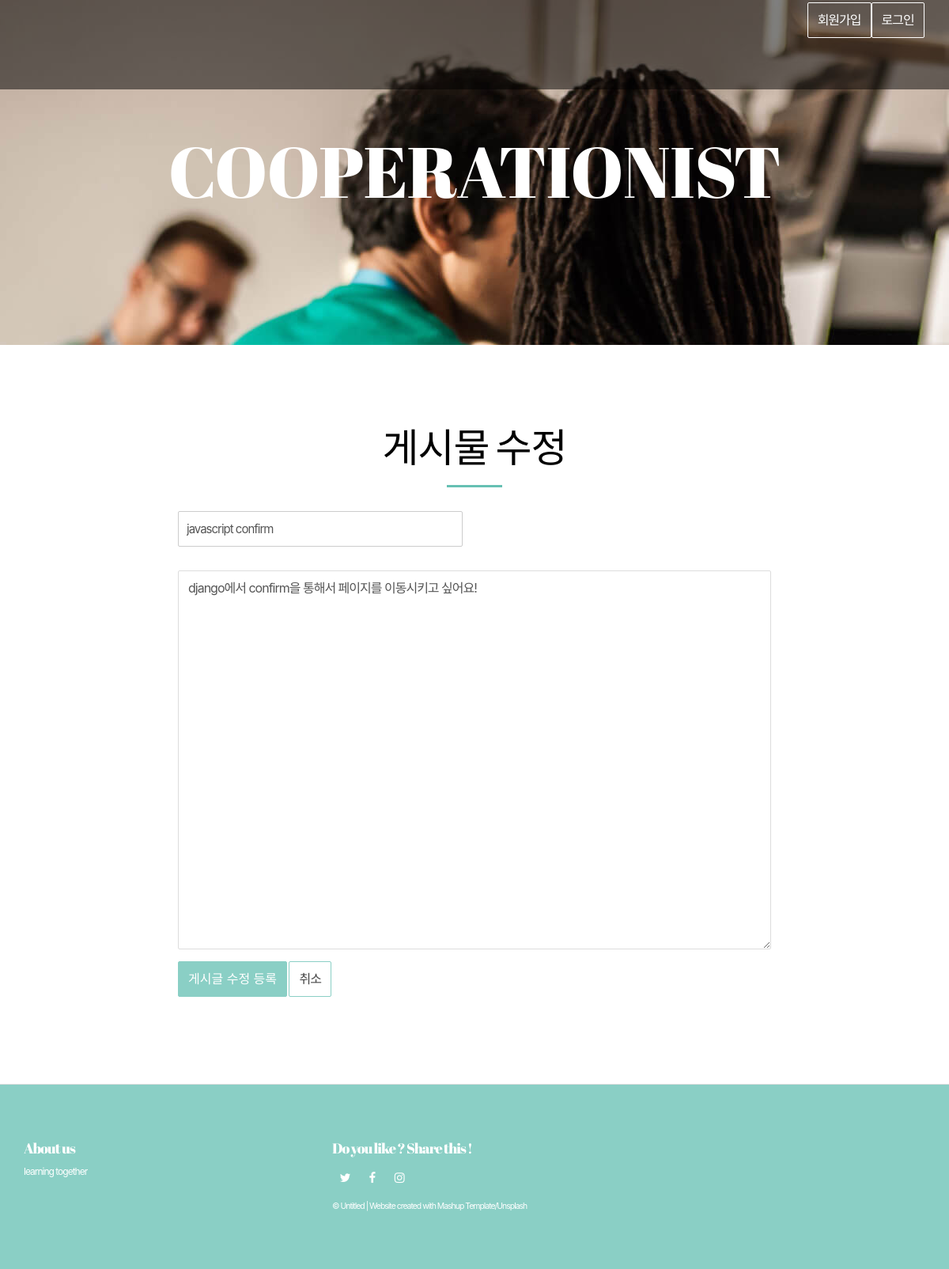
The page /myWriting/myArticle/updateList/?id=2 on the database its author committed.
### web01/models.py (models this page shows)
class Content(models.Model):
    objects = models.Manager()
    title = models.CharField(max_length=105)
    context = models.CharField(max_length=225)
    cnt = models.IntegerField(default=0)
    userId = models.ForeignKey(User, on_delete=models.CASCADE)

### web01/views.py (the view)
# urls.py: re_path(r'updateList/$', views.updateList, name="updateList"),
def updateList(request):
    get_id = request.GET['id']
    content = Content.objects.get(id = get_id)
    return render(request,"web01/update_form.html",{'content':content})

### web01/templates/web01/update_form.html (shortened to what this page needs)
{% extends 'web01/base.html' %}
{% block content %}
<div class="section-container" id="contact-section-container">
    <div class="container contact-form-container">
        <div class="row">
            <div class="col-xs-12 col-md-offset-2 col-md-8">
                <div class="section-container-spacer">
                    <h2 class="text-center">게시물 수정</h2>
                </div>
                <form action="{%url 'updateView' %}" method="POST"> {% csrf_token %}
                    <div>
                    <div class="row">
                        <div class="col-md-6">
                            <div class="form-group">
                                <input type="text" name="title" class="form-control" placeholder="글제목" value="{{content.title}}">
                            </div>
                        </div>
                    </div>
                    <div class="row">
                        <div class="col-md-6">
                        </div>
                    </div>
                    <div class="form-group">
                        <textarea class="form-control" rows="20" name="context" placeholder="Enter your message">{{content.context}}</textarea>
                    </div>
                    <button type="submit" class="btn btn-primary">게시글 수정 등록</button>
                    <a href="{% url 'viewList' %}" class="btn btn-default">취소</a>
                </div>
                </form>
            </div>
        </div>
    </div>
</div>
{% endblock %}

### static/css/common.css (style rules this page uses)
html, body, div, span, applet, object, iframe, h1, h2, h3, h4, h5, h6, p, blockquote, pre, a, abbr, acronym, address, big, cite, code, del, dfn, em, img, ins, kbd, q, s, samp, small, strike, strong, sub, sup, tt, var, b, u, i, center, dl, dt, dd, ol, ul, li, fieldset, form, label, legend,button, table, caption, tbody, tfoot, thead, tr, th, td, article, aside, canvas, details, embed, figure, figcaption, footer, header, hgroup, menu, nav, output, ruby, section, summary, time, mark, audio, video { margin:0; padding:0; }
h1, h2, h3, h4, h5, h6 { font-weight:normal; font-size:inherit; }
body { line-height:1; }
img, fieldset, a { border:none; }
input, select, textarea, button, form img, label { vertical-align:middle; }
a { text-decoration:none; }
a:link { color:#444; }
input[type=text] { -webkit-appearance:none; box-sizing:border-box; display:inline-block; height:45px; padding:0 10px; border:1px solid #ccc; background-color:#fff; line-height:normal; font-size:15px; }
textarea { -webkit-appearance:none; box-sizing:border-box; padding:10px; border:1px solid #ccc; font-size:15px; }
html { height:100%; }
body { height:100%; font-family:'Malgun Gothic','맑은 고딕',sans-serif; font-size:16px; letter-spacing:-1px; color:#444; white-space:normal; word-wrap:break-word; }
input, select, textarea { box-sizing:border-box; font-size:15px; font-family:'Malgun Gothic','맑은 고딕',sans-serif; letter-spacing:-1px; color:#444; -webkit-appearance:none; }
textarea { box-sizing:border-box; padding:10px; border:1px solid #ccc; }
input, textarea { -webkit-appearance:none; border-radius:0; }
* { -webkit-text-size-adjust:none; }

### web01/templates/web01/base.html (style rules this page uses)
body, button, input, select, table, textarea { font-size: 12px; line-height: 16px; color: #202020; font-family: -apple-system,BlinkMacSystemFont,"Malgun Gothic","맑은 고딕",helvetica,"Apple SD Gothic Neo",sans-serif; }

### rows shown on the page
Content: title "javascript confirm", context "django에서 confirm을 통해서 페이지를 이동시키고 싶어요!"
